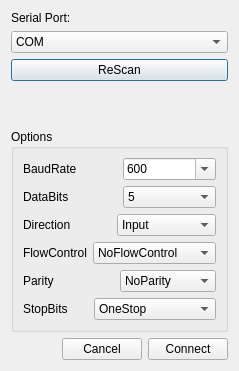
<?xml version="1.0" encoding="UTF-8"?>
<ui version="4.0">
 <class>Dialog</class>
 <widget class="QDialog" name="Dialog">
  <property name="windowModality">
   <enum>Qt::ApplicationModal</enum>
  </property>
  <property name="geometry">
   <rect>
    <x>0</x>
    <y>0</y>
    <width>235</width>
    <height>371</height>
   </rect>
  </property>
  <property name="windowTitle">
   <string>Serial Connection.</string>
  </property>
  <layout class="QGridLayout" name="gridLayout_3">
   <item row="0" column="0">
    <layout class="QHBoxLayout" name="horizontalLayout">
     <item>
      <layout class="QVBoxLayout" name="verticalLayout">
       <item>
        <widget class="QLabel" name="label">
         <property name="text">
          <string>Serial Port:</string>
         </property>
        </widget>
       </item>
       <item>
        <widget class="QComboBox" name="cb_portNr">
         <item>
          <property name="text">
           <string>COM</string>
          </property>
         </item>
        </widget>
       </item>
       <item>
        <widget class="QPushButton" name="pb_rescan">
         <property name="text">
          <string>ReScan</string>
         </property>
        </widget>
       </item>
       <item>
        <spacer name="verticalSpacer">
         <property name="orientation">
          <enum>Qt::Vertical</enum>
         </property>
         <property name="sizeHint" stdset="0">
          <size>
           <width>20</width>
           <height>40</height>
          </size>
         </property>
        </spacer>
       </item>
      </layout>
     </item>
    </layout>
   </item>
   <item row="1" column="0">
    <widget class="QGroupBox" name="groupBox_2">
     <property name="title">
      <string>Options</string>
     </property>
     <layout class="QGridLayout" name="gridLayout_2">
      <item row="0" column="0">
       <layout class="QHBoxLayout" name="horizontalLayout_3">
        <item>
         <widget class="QLabel" name="label_2">
          <property name="text">
           <string>BaudRate</string>
          </property>
         </widget>
        </item>
        <item>
         <widget class="QComboBox" name="cb_baudrate">
          <property name="inputMethodHints">
           <set>Qt::ImhDigitsOnly</set>
          </property>
          <property name="editable">
           <bool>true</bool>
          </property>
          <item>
           <property name="text">
            <string>600</string>
           </property>
          </item>
          <item>
           <property name="text">
            <string>1200</string>
           </property>
          </item>
          <item>
           <property name="text">
            <string>2400</string>
           </property>
          </item>
          <item>
           <property name="text">
            <string>4800</string>
           </property>
          </item>
          <item>
           <property name="text">
            <string>9600</string>
           </property>
          </item>
          <item>
           <property name="text">
            <string>14400</string>
           </property>
          </item>
          <item>
           <property name="text">
            <string>19200</string>
           </property>
          </item>
          <item>
           <property name="text">
            <string>28800</string>
           </property>
          </item>
          <item>
           <property name="text">
            <string>38400</string>
           </property>
          </item>
          <item>
           <property name="text">
            <string>56000</string>
           </property>
          </item>
          <item>
           <property name="text">
            <string>57600</string>
           </property>
          </item>
          <item>
           <property name="text">
            <string>115200</string>
           </property>
          </item>
          <item>
           <property name="text">
            <string>128000</string>
           </property>
          </item>
          <item>
           <property name="text">
            <string>256000</string>
           </property>
          </item>
          <item>
           <property name="text">
            <string>230400</string>
           </property>
          </item>
          <item>
           <property name="text">
            <string>460800</string>
           </property>
          </item>
          <item>
           <property name="text">
            <string>921600</string>
           </property>
          </item>
          <item>
           <property name="text">
            <string>1000000</string>
           </property>
          </item>
          <item>
           <property name="text">
            <string>2000000</string>
           </property>
          </item>
         </widget>
        </item>
       </layout>
      </item>
      <item row="1" column="0">
       <layout class="QHBoxLayout" name="horizontalLayout_4">
        <item>
         <widget class="QLabel" name="label_3">
          <property name="text">
           <string>DataBits</string>
          </property>
         </widget>
        </item>
        <item>
         <widget class="QComboBox" name="cb_databits">
          <property name="inputMethodHints">
           <set>Qt::ImhDigitsOnly</set>
          </property>
          <property name="editable">
           <bool>false</bool>
          </property>
          <item>
           <property name="text">
            <string>5</string>
           </property>
          </item>
          <item>
           <property name="text">
            <string>6</string>
           </property>
          </item>
          <item>
           <property name="text">
            <string>7</string>
           </property>
          </item>
          <item>
           <property name="text">
            <string>8</string>
           </property>
          </item>
         </widget>
        </item>
       </layout>
      </item>
      <item row="2" column="0">
       <layout class="QHBoxLayout" name="horizontalLayout_5">
        <item>
         <widget class="QLabel" name="label_4">
          <property name="text">
           <string>Direction</string>
          </property>
         </widget>
        </item>
        <item>
         <widget class="QComboBox" name="cb_direction">
          <property name="inputMethodHints">
           <set>Qt::ImhDigitsOnly</set>
          </property>
          <property name="editable">
           <bool>false</bool>
          </property>
          <item>
           <property name="text">
            <string>Input </string>
           </property>
          </item>
          <item>
           <property name="text">
            <string>Output</string>
           </property>
          </item>
          <item>
           <property name="text">
            <string>AllDirections</string>
           </property>
          </item>
         </widget>
        </item>
       </layout>
      </item>
      <item row="3" column="0">
       <layout class="QHBoxLayout" name="horizontalLayout_6">
        <item>
         <widget class="QLabel" name="label_5">
          <property name="text">
           <string>FlowControl</string>
          </property>
         </widget>
        </item>
        <item>
         <widget class="QComboBox" name="cb_flowcontrol">
          <property name="inputMethodHints">
           <set>Qt::ImhDigitsOnly</set>
          </property>
          <property name="editable">
           <bool>false</bool>
          </property>
          <item>
           <property name="text">
            <string>NoFlowControl</string>
           </property>
          </item>
          <item>
           <property name="text">
            <string>HardwareControl</string>
           </property>
          </item>
          <item>
           <property name="text">
            <string>SoftwareControl</string>
           </property>
          </item>
         </widget>
        </item>
       </layout>
      </item>
      <item row="4" column="0">
       <layout class="QHBoxLayout" name="horizontalLayout_7">
        <item>
         <widget class="QLabel" name="label_6">
          <property name="text">
           <string>Parity</string>
          </property>
         </widget>
        </item>
        <item>
         <widget class="QComboBox" name="cb_parity">
          <property name="inputMethodHints">
           <set>Qt::ImhDigitsOnly</set>
          </property>
          <property name="editable">
           <bool>false</bool>
          </property>
          <item>
           <property name="text">
            <string>NoParity</string>
           </property>
          </item>
          <item>
           <property name="text">
            <string>EvenParity</string>
           </property>
          </item>
          <item>
           <property name="text">
            <string>OddParity</string>
           </property>
          </item>
          <item>
           <property name="text">
            <string>SpaceParity</string>
           </property>
          </item>
          <item>
           <property name="text">
            <string>MarkParity</string>
           </property>
          </item>
         </widget>
        </item>
       </layout>
      </item>
      <item row="5" column="0">
       <layout class="QHBoxLayout" name="horizontalLayout_8">
        <item>
         <widget class="QLabel" name="label_7">
          <property name="text">
           <string>StopBits</string>
          </property>
         </widget>
        </item>
        <item>
         <widget class="QComboBox" name="cb_stopbits">
          <property name="inputMethodHints">
           <set>Qt::ImhDigitsOnly</set>
          </property>
          <property name="editable">
           <bool>false</bool>
          </property>
          <item>
           <property name="text">
            <string>OneStop</string>
           </property>
          </item>
          <item>
           <property name="text">
            <string>OneAndHalfStop</string>
           </property>
          </item>
          <item>
           <property name="text">
            <string>TwoStop</string>
           </property>
          </item>
         </widget>
        </item>
       </layout>
      </item>
     </layout>
    </widget>
   </item>
   <item row="2" column="0">
    <layout class="QHBoxLayout" name="horizontalLayout_2">
     <item>
      <spacer name="horizontalSpacer">
       <property name="orientation">
        <enum>Qt::Horizontal</enum>
       </property>
       <property name="sizeHint" stdset="0">
        <size>
         <width>40</width>
         <height>20</height>
        </size>
       </property>
      </spacer>
     </item>
     <item>
      <widget class="QPushButton" name="pb_cancel">
       <property name="text">
        <string>Cancel</string>
       </property>
      </widget>
     </item>
     <item>
      <widget class="QPushButton" name="pb_connect">
       <property name="text">
        <string>Connect</string>
       </property>
      </widget>
     </item>
    </layout>
   </item>
  </layout>
 </widget>
 <resources/>
 <connections/>
</ui>
